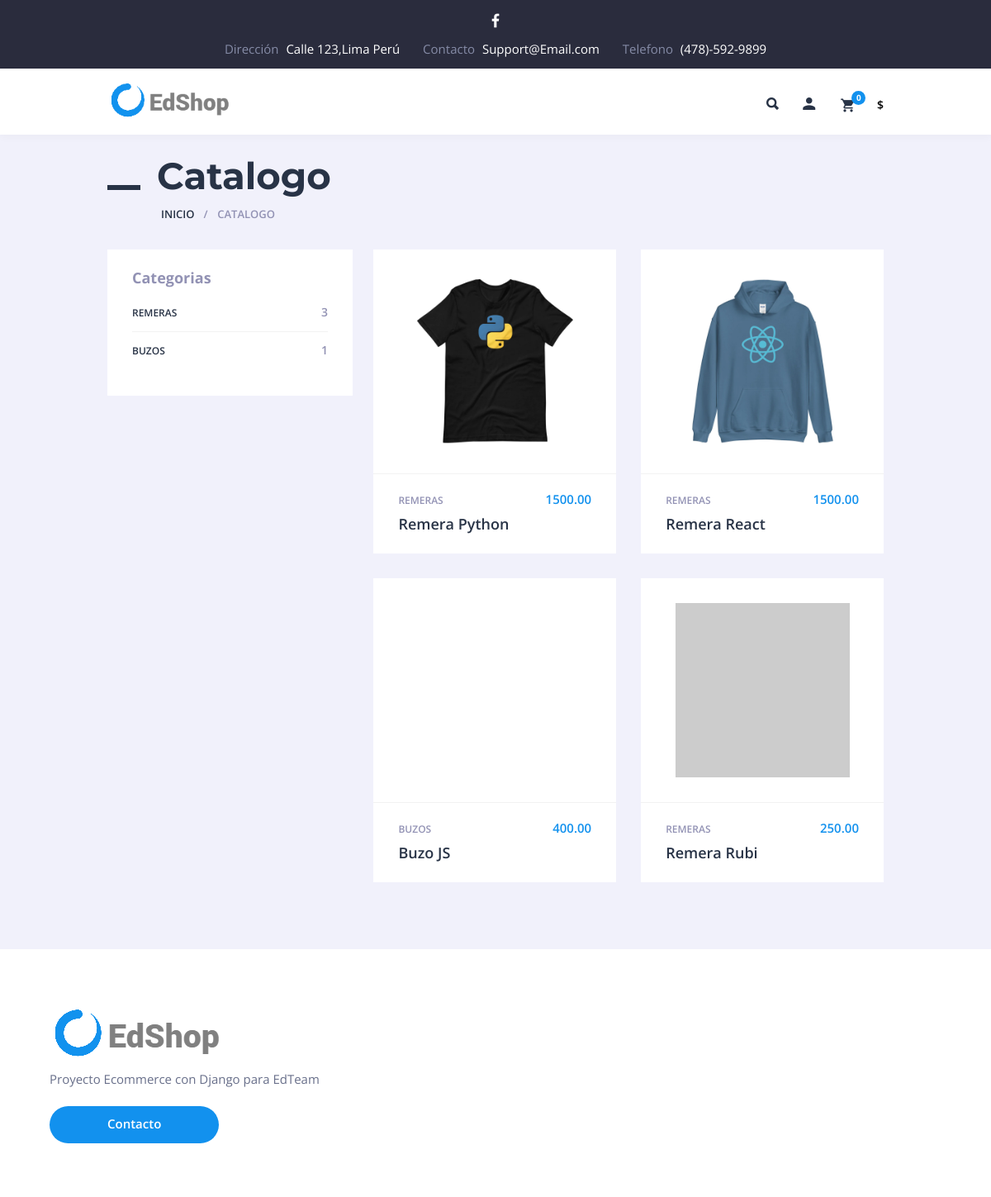
The page / on the database its author committed.
### web/models.py (models this page shows, shortened)
class Categoria(models.Model):
    nombre = models.CharField(max_length=200)
    fecha_registro = models.DateTimeField(auto_now_add=True)
    def __str__(self):
        return self.nombre

class Producto(models.Model):
    categoria = models.ForeignKey(Categoria,on_delete=models.RESTRICT)
    nombre = models.CharField(max_length=200)
    descripcion= models.TextField(null=True)
    precio = models.DecimalField(max_digits=9,decimal_places=2)
    fecha_registro = models.DateTimeField(auto_now_add=True)
    imagen = models.ImageField(upload_to='productos',blank=True)

### web/views.py (the view)
# urls.py: path('',views.index,name='index'),
def index(request):
    listaCategorias = Categoria.objects.all()
    listaProductos = Producto.objects.all()
    context = {
        'productos':listaProductos,
        'categorias':listaCategorias
    }
    return render(request,'index.html', context)

### web/templates/index.html (shortened to what this page needs)
{% extends 'layout.html' %}
{% block content %}
        <div class="section-top">
            <h1 class="maincont-ttl">Catalogo</h1>
            <ul class="b-crumbs">
                <li><a href="/">Inicio</a></li>
                <li>Catalogo</li>
            </ul>
        </div>
        <div class="section-wrap-withsb">
            <aside class="blog-sb-widgets section-sb" id="section-sb">
                <div class="theiaStickySidebar">
                    <div class="section-filter">
                        <div class="section-filter">
                            {% include 'includes/catalogo/categorias.html' %}
                        </div>
                    </div>
                </div>
            </aside>        <div class="section-list-withsb" id="section-list-withsb">
            <div class="theiaStickySidebar">
                {% include 'includes/catalogo/catalogo.html' %}
            </div>
        </div>
        </div>
{% endblock %}

### web/templates/includes/catalogo/categorias.html
<div class="blog-sb-widget multishopcategories_widget">
    <h3 class="widgettitle">Categorias</h3>
    <div class="section-sb-current">
        <ul class="section-sb-list">
            {% for categoria in categorias %}
            <li>
                <a href="{% url 'web:productosPorCategoria' categoria.id %}">
                    <span class="section-sb-label">{{categoria.nombre}}
                        <span class="count">{{categoria.producto_set.all.count}}</span>
                    </span>
                </a>
            </li>
            {% endfor %}
        </ul>
    </div>
</div>

### web/templates/includes/catalogo/catalogo.html (shortened to what this page needs)
<div class="row prod-items prod-items-2">
    {% for producto in productos %}
    <article class="cf-sm-6 cf-md-6 cf-lg-6 col-xs-6 col-sm-6 col-md-6 col-lg-6 sectgl-item">
        <div class="sectgl prod-i">
            <div class="prod-i-top">
                <a class="prod-i-img" href="{% url 'web:detalleProducto' producto.id %}">
                </a>
            </div>
            <div class="prod-i-bot">
                <div class="prod-i-info">
                    <p class="prod-i-price">{{producto.precio}}</p>
                    <p class="prod-i-categ"><a href="#">{{producto.categoria}}</a></p>
                </div>
                <h3 class="prod-i-ttl"><a href="{% url 'web:detalleProducto' producto.id %}">{{producto.nombre}}</a></h3>
            </div>
        </div>
    </article>
    {% endfor %}
</div>

### web/static/css/media.css (style rules this page uses)
.cf-lg-2:nth-child(6n+1), .cf-lg-3:nth-child(4n+1), .cf-lg-4:nth-child(3n+1), .cf-lg-6:nth-child(2n+1) { clear: left; }
@media only screen and (max-width : 1220px) { .cf-md-2:nth-child(n), .cf-md-3:nth-child(n), .cf-md-4:nth-child(n), .cf-md-6:nth-child(n) { clear: none; } }
@media only screen and (max-width : 1220px) { .cf-md-2:nth-child(6n+1), .cf-md-3:nth-child(4n+1), .cf-md-4:nth-child(3n+1), .cf-md-6:nth-child(2n+1) { clear: left; } }

### rows shown on the page
Categoria: nombre "REMERAS", producto_set.all.count "3"
Categoria: nombre "BUZOS", producto_set.all.count "1"
Producto: precio "1500.00", categoria "REMERAS", nombre "Remera Python"
Producto: precio "1500.00", categoria "REMERAS", nombre "Remera React"
Producto: precio "400.00", categoria "BUZOS", nombre "Buzo JS"
Producto: precio "250.00", categoria "REMERAS", nombre "Remera Rubi"

### other values the page prints
{{ request.session.cart.items|length }} "0"
